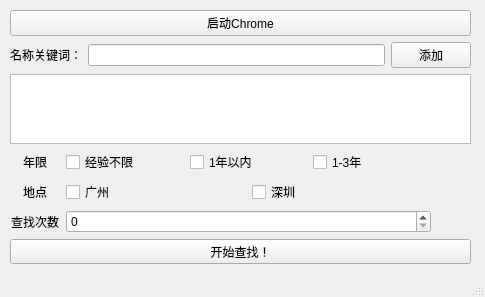
<?xml version="1.0" encoding="UTF-8"?>
<ui version="4.0">
 <class>MainWindow</class>
 <widget class="QMainWindow" name="MainWindow">
  <property name="geometry">
   <rect>
    <x>0</x>
    <y>0</y>
    <width>485</width>
    <height>297</height>
   </rect>
  </property>
  <property name="windowTitle">
   <string>MainWindow</string>
  </property>
  <widget class="QWidget" name="centralwidget">
   <widget class="QWidget" name="verticalLayoutWidget">
    <property name="geometry">
     <rect>
      <x>10</x>
      <y>10</y>
      <width>461</width>
      <height>254</height>
     </rect>
    </property>
    <layout class="QVBoxLayout" name="verticalLayout">
     <item>
      <widget class="QPushButton" name="pushButton">
       <property name="text">
        <string>启动Chrome</string>
       </property>
      </widget>
     </item>
     <item>
      <layout class="QHBoxLayout" name="horizontalLayout_2">
       <item>
        <widget class="QLabel" name="label">
         <property name="text">
          <string>名称关键词：</string>
         </property>
        </widget>
       </item>
       <item>
        <layout class="QVBoxLayout" name="verticalLayout_2">
         <item>
          <layout class="QHBoxLayout" name="horizontalLayout_4">
           <item>
            <widget class="QLineEdit" name="lineEdit"/>
           </item>
           <item>
            <widget class="QPushButton" name="pushButton_2">
             <property name="text">
              <string>添加</string>
             </property>
            </widget>
           </item>
          </layout>
         </item>
        </layout>
       </item>
      </layout>
     </item>
     <item>
      <widget class="QListWidget" name="keywordLst"/>
     </item>
     <item>
      <layout class="QVBoxLayout" name="verticalLayout_5">
       <item>
        <layout class="QHBoxLayout" name="horizontalLayout">
         <item>
          <widget class="QLabel" name="label_2">
           <property name="sizePolicy">
            <sizepolicy hsizetype="Preferred" vsizetype="Preferred">
             <horstretch>0</horstretch>
             <verstretch>0</verstretch>
            </sizepolicy>
           </property>
           <property name="minimumSize">
            <size>
             <width>0</width>
             <height>0</height>
            </size>
           </property>
           <property name="maximumSize">
            <size>
             <width>50</width>
             <height>16777215</height>
            </size>
           </property>
           <property name="layoutDirection">
            <enum>Qt::LeftToRight</enum>
           </property>
           <property name="text">
            <string>年限</string>
           </property>
           <property name="alignment">
            <set>Qt::AlignCenter</set>
           </property>
          </widget>
         </item>
         <item>
          <widget class="QCheckBox" name="checkBox">
           <property name="text">
            <string>经验不限</string>
           </property>
          </widget>
         </item>
         <item>
          <widget class="QCheckBox" name="checkBox_2">
           <property name="text">
            <string>1年以内</string>
           </property>
          </widget>
         </item>
         <item>
          <widget class="QCheckBox" name="checkBox_3">
           <property name="text">
            <string>1-3年</string>
           </property>
          </widget>
         </item>
         <item>
          <spacer name="horizontalSpacer">
           <property name="orientation">
            <enum>Qt::Horizontal</enum>
           </property>
           <property name="sizeType">
            <enum>QSizePolicy::Minimum</enum>
           </property>
           <property name="sizeHint" stdset="0">
            <size>
             <width>40</width>
             <height>20</height>
            </size>
           </property>
          </spacer>
         </item>
        </layout>
       </item>
       <item>
        <layout class="QHBoxLayout" name="horizontalLayout_5">
         <item>
          <widget class="QLabel" name="label_3">
           <property name="maximumSize">
            <size>
             <width>50</width>
             <height>16777215</height>
            </size>
           </property>
           <property name="text">
            <string>地点</string>
           </property>
           <property name="alignment">
            <set>Qt::AlignCenter</set>
           </property>
          </widget>
         </item>
         <item>
          <widget class="QCheckBox" name="checkBox_4">
           <property name="text">
            <string>广州</string>
           </property>
          </widget>
         </item>
         <item>
          <widget class="QCheckBox" name="checkBox_5">
           <property name="text">
            <string>深圳</string>
           </property>
          </widget>
         </item>
         <item>
          <spacer name="horizontalSpacer_2">
           <property name="orientation">
            <enum>Qt::Horizontal</enum>
           </property>
           <property name="sizeType">
            <enum>QSizePolicy::Minimum</enum>
           </property>
           <property name="sizeHint" stdset="0">
            <size>
             <width>40</width>
             <height>20</height>
            </size>
           </property>
          </spacer>
         </item>
        </layout>
       </item>
       <item>
        <layout class="QHBoxLayout" name="horizontalLayout_8">
         <item>
          <widget class="QLabel" name="label_6">
           <property name="maximumSize">
            <size>
             <width>50</width>
             <height>16777215</height>
            </size>
           </property>
           <property name="text">
            <string>查找次数</string>
           </property>
           <property name="alignment">
            <set>Qt::AlignCenter</set>
           </property>
          </widget>
         </item>
         <item>
          <widget class="QSpinBox" name="spinBox"/>
         </item>
         <item>
          <spacer name="horizontalSpacer_5">
           <property name="orientation">
            <enum>Qt::Horizontal</enum>
           </property>
           <property name="sizeType">
            <enum>QSizePolicy::Minimum</enum>
           </property>
           <property name="sizeHint" stdset="0">
            <size>
             <width>40</width>
             <height>20</height>
            </size>
           </property>
          </spacer>
         </item>
        </layout>
       </item>
       <item>
        <widget class="QPushButton" name="pushButton_3">
         <property name="text">
          <string>开始查找！</string>
         </property>
        </widget>
       </item>
      </layout>
     </item>
    </layout>
   </widget>
  </widget>
  <widget class="QStatusBar" name="statusbar"/>
 </widget>
 <resources/>
 <connections/>
</ui>
